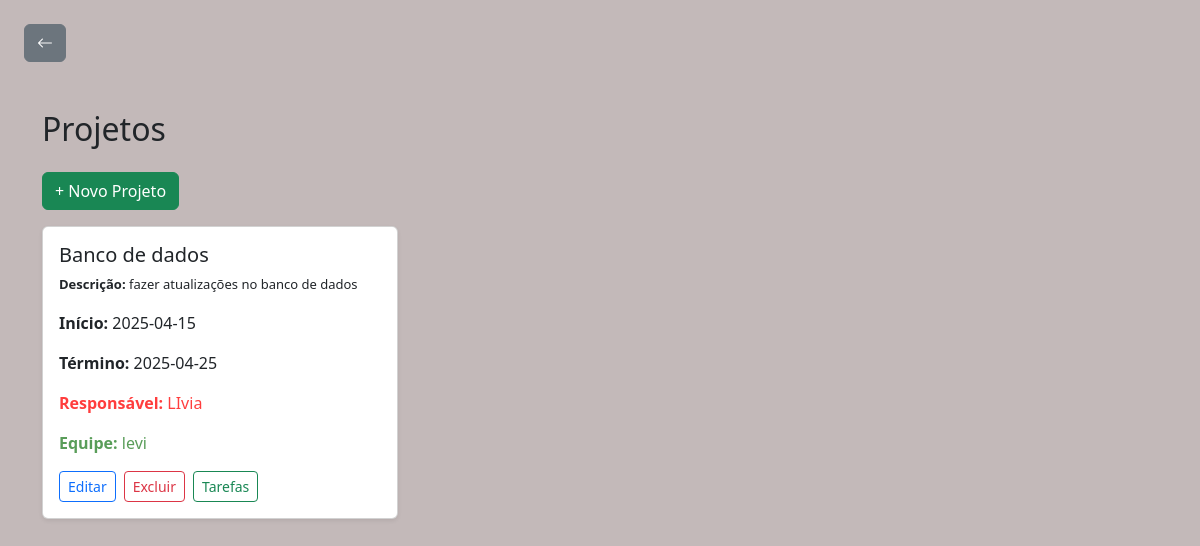
Before: /projeto with the older database file.
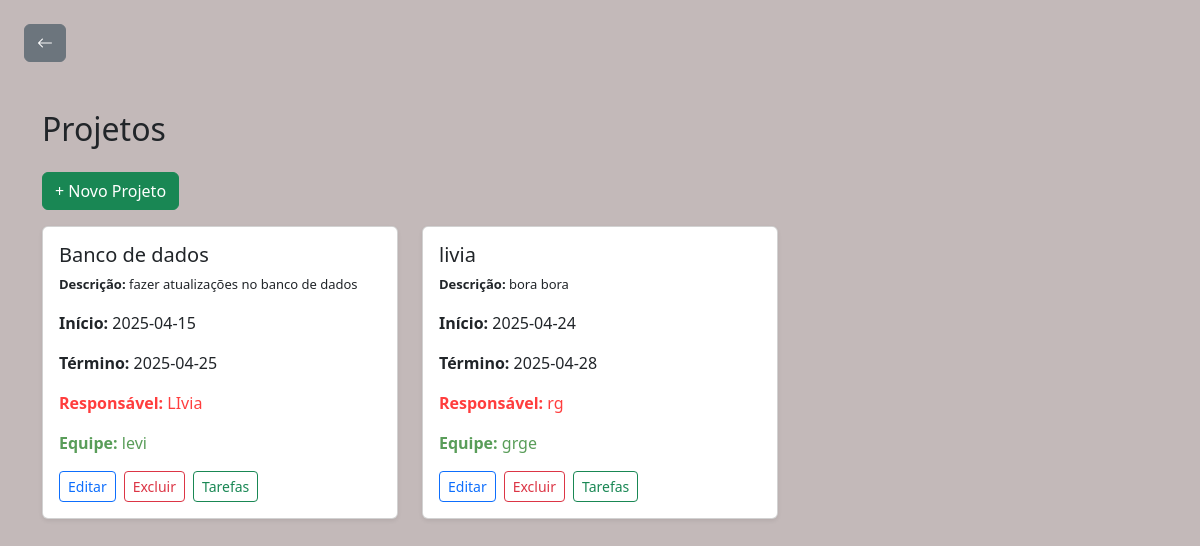
After: the same page with the newer database file.
### tables this page shows
CREATE TABLE projetos (
            id INTEGER PRIMARY KEY AUTOINCREMENT,
            nome TEXT NOT NULL,
            descricao TEXT
        , data_inicio DATE, data_fim DATE, responsavel TEXT, equipe TEXT);

### routes/projeto_route.py (the view, shortened to what this page needs)
@projeto_route.route('/projeto', methods=['GET', 'POST'])
def listar_projetos():
    projetos = buscar_projeto()  # Busca os projetos do banco
    return render_template('projeto.html', projetos=projetos)

### db.py (called while the page is built)
def buscar_projeto():
    conn = sqlite3.connect('banco.db')
    conn.row_factory = sqlite3.Row
    cursor = conn.cursor()
    cursor.execute('SELECT id, nome, descricao, data_inicio, data_fim, responsavel, equipe FROM projetos')
    projeto = cursor.fetchall()
    conn.close()
    return projeto

### templates/projeto.html (shortened to what this page needs)
<!DOCTYPE html>
<html lang="pt-br">
<head>
    <link href="https://cdn.jsdelivr.net/npm/bootstrap@5.3.2/dist/css/bootstrap.min.css" rel="stylesheet">
    <link href="https://cdn.jsdelivr.net/npm/bootstrap-icons@1.10.5/font/bootstrap-icons.css" rel="stylesheet">
</head>
<body style="background-color: rgba(195, 185, 185, 0.991);">
<div class="m-4">
    <a href="{{ url_for('inicial_route.inicial') }}" class="btn btn-secondary">
        <i class="bi bi-arrow-left"></i>
    </a>
    <div class="container mt-5">
        <h2 class="mb-4">Projetos</h2>
        {% if not projeto_editar %}
            <button class="btn btn-success mb-3" onclick="toggleCardForm()">
                + Novo Projeto
            </button>
        {% endif %}
        <div class="row">
            {% for projeto in projetos %}
                <div class="col-md-4 mb-4">
                    <div class="card h-100 shadow-sm">
                        <div class="card-body">
                            <h5 class="card-title">{{ projeto['nome'] }}</h5>
                            <p class="card-text" style="font-size: small;"><strong>Descrição:</strong> {{ projeto['descricao'] }}</p>
                            <p class="card-text"><strong>Início:</strong> {{ projeto['data_inicio'] }}</p>
                            <p class="card-text"><strong>Término:</strong> {{ projeto['data_fim'] }}</p>
                            <p class="card-text" style="color: rgba(255, 0, 0, 0.76);"><strong>Responsável:</strong> {{ projeto['responsavel'] }}</p>
                            <p class="card-text" style="color: rgb(89, 157, 89);"><strong>Equipe:</strong> {{ projeto['equipe'] }}</p>
                            <div class="d-flex gap-2">
                                <a href="{{ url_for('projeto_route.editar_projeto', id=projeto['id']) }}" class="btn btn-outline-primary btn-sm">Editar</a>
                                <form action="{{ url_for('projeto_route.excluir_projeto_route', id=projeto['id']) }}" method="POST" onsubmit="return confirm('Tem certeza que deseja excluir este projeto?')">
                                    <button type="submit" class="btn btn-outline-danger btn-sm">Excluir</button>
                                </form>
                                <a  href="{{ url_for('tarefa_route.tarefas_do_projeto', projeto_id=projeto['id']) }}" class="btn btn-outline-success btn-sm">
                                    Tarefas
                                </a>
                            </div>
                        </div>
                    </div>
                </div>
            {% endfor %}
        </div>
    </div>
</div>
</body>
</html>

Changed rows visible on the page:
added projetos: nome "livia", descricao "bora bora", data_inicio "2025-04-24", data_fim "2025-04-28", responsavel "rg", equipe "grge"
